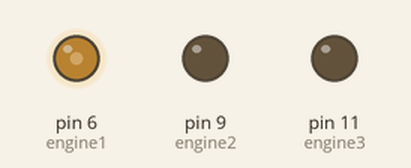
Recording of a sketch running on a simulated Arduino Uno, built with avr-gcc and run on an emulated ATmega328P. Parts: output pins drawn as LEDs (lit = HIGH).

Above: at 0.05 s.
At 2.25 s:
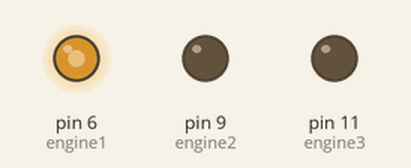
At 4.55 s:
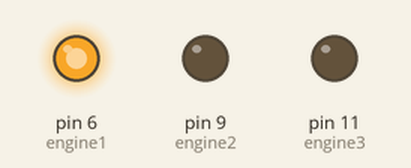
At 9.05 s:
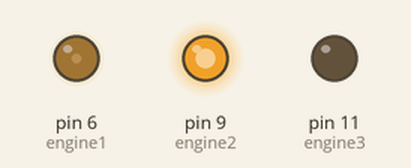
At 13.55 s:
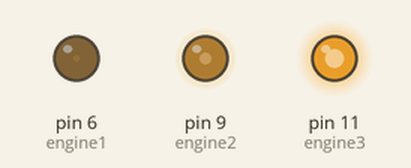
At 18.05 s:
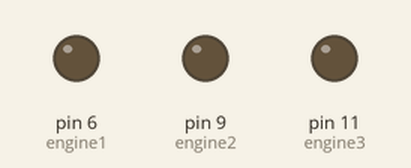
Timing chart, 0 to 23.5 s (numbered marks = the images above):
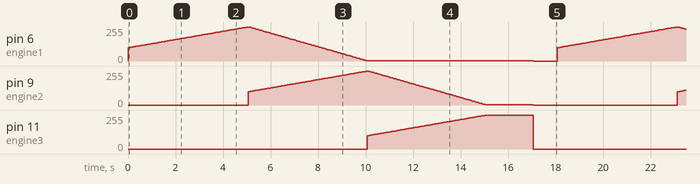

The sketch:

vibrate.ino
```cpp
const int engine1 = 6;
const int engine2 = 9;
const int engine3 = 11;

void setup() {
  pinMode(engine1, OUTPUT);
  pinMode(engine2, OUTPUT);
  pinMode(engine3, OUTPUT);
}

void vibrate(int engine,int strength, int ms) {
  analogWrite(engine, strength);
  delay(ms);
}

void vibrateSingle(int engine, int strength, int ms) {
  analogWrite(engine1, 0);
  analogWrite(engine2, 0);
  analogWrite(engine3, 0);

  vibrate(engine, strength, ms);
}

void wave(int frequency, int intensity, boolean reverse) {
  if (reverse) {
    vibrateSingle(engine3, intensity, frequency);
    vibrateSingle(engine2, intensity, frequency);
    vibrateSingle(engine1, intensity, frequency);
  } else {
    vibrateSingle(engine1, intensity, frequency);
    vibrateSingle(engine2, intensity, frequency);
    vibrateSingle(engine3, intensity, frequency);
  }
}

void bendEngines(int engine1, int engine2, int engine3, int intensity, int duration) {
  vibrate(engine1, intensity * 0.85f, duration * 0.125f);
  vibrate(engine2, intensity * 0.85f, duration * 0.125f);
  vibrate(engine1, 0, 0);
  delay(0.10f * duration);
  vibrate(engine3, intensity, 0);
  delay(0.05f * duration);
  vibrate(engine2, 0, 0);
  delay(0.5f * duration);
  vibrate(engine3, 0, 0);
}

void bend(int intensity, int duration, boolean reverse) {
  if (reverse) {
    bendEngines(engine3, engine2, engine1, intensity, duration);
  } else {
    bendEngines(engine1, engine2, engine3, intensity, duration);
  }
}

void peaks(int interval) {
  int i;
  for (i = 0; i <= 100; i++) {
    vibrate(engine1, 100 + (1.55 * i), interval * 2);
  }
  for (i = 0; i < 100; i++) {
    vibrate(engine2, 100 + (1.55 * i), interval);
    vibrate(engine1, 255 - (2.55 * i), interval);
  }
  for (i = 0; i < 100; i++) {
    vibrate(engine3, 100 + (1.55 * i), interval);
    vibrate(engine2, 255 - (2.55 * i), interval);
  }
  delay(2000);
  vibrate(engine1, 0, 0);
  vibrate(engine2, 0, 0);
  vibrate(engine3, 0, 0);
  delay(1000);
}


void loop() {
//  wave(500, 125, false);
//  wave(500, 125, true);
//  bend(200, 3000, false);
//  bend(200, 3000, true);
  peaks(25);
//  delay(2000);
}
```

Measured:
- by itself, pin 11 (engine3): ramps from 0/255 to 253/255 and jumps back, once every 18.1 s
